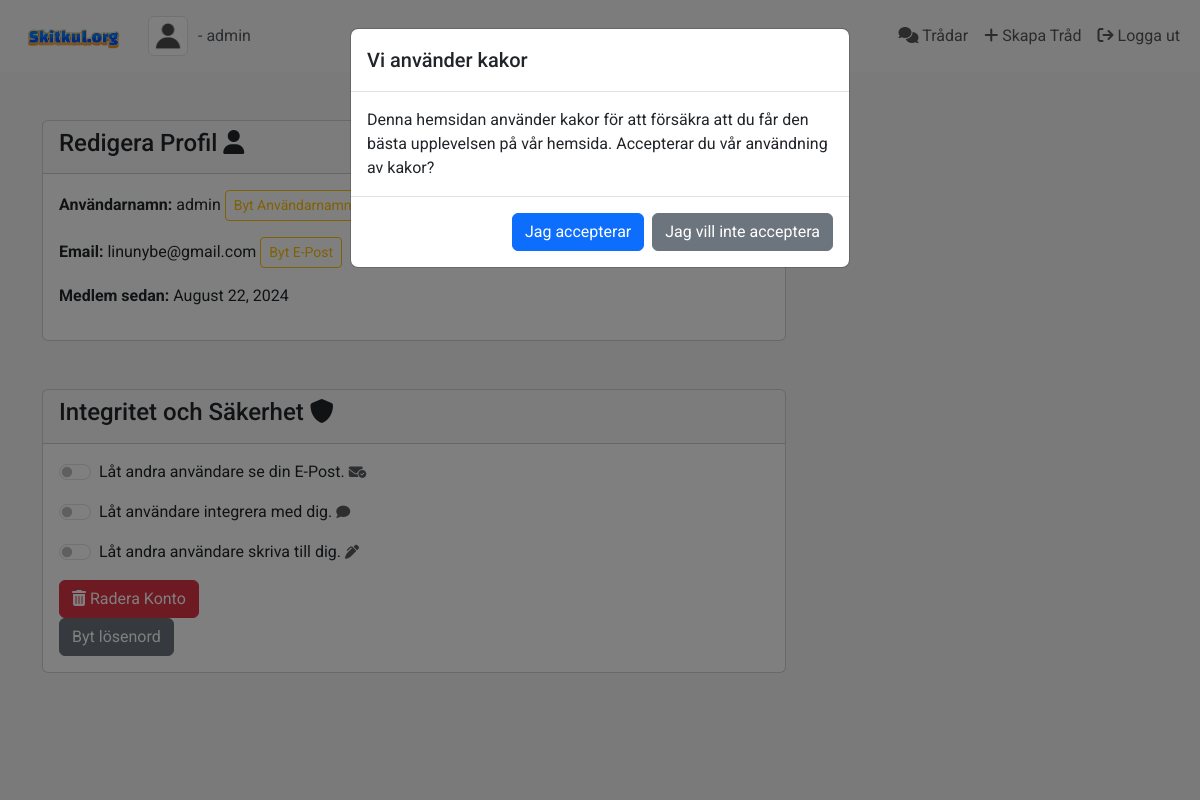
/settings (signed in), run on the app's committed database.
### app.py (models this page shows, shortened)
class User(db.Model, UserMixin):
    id = db.Column(db.Integer, primary_key=True)
    username = db.Column(db.String(150), nullable=False, unique=True)
    email = db.Column(db.String(150), nullable=False, unique=True)
    password = db.Column(db.String(150), nullable=False)
    profile_picture = db.Column(db.String(150), nullable=True)
    join_date = db.Column(db.DateTime, nullable=False, default=datetime.utcnow)
    is_active = db.Column(db.Boolean, default=False)
    threads = db.relationship('Thread', backref='author', lazy=True)
    is_admin = db.Column(db.Boolean, default=False)
    notifications = db.relationship('Notification', back_populates='user', lazy='dynamic')

### app.py (the view, shortened to what this page needs)
@app.route('/settings', methods=['GET', 'POST'])
@login_required
def edit_profile():
    update_profile_form = UpdateProfileForm()
    change_email_form = ChangeEmailForm()
    change_username_form = ChangeUsernameForm()
    delete_form = EmptyForm()
    return render_template('edit_profile.html',
                            update_profile_form=update_profile_form,
                            change_email_form=change_email_form,
                            change_username_form=change_username_form,
                            delete_form=delete_form)

### app.py
class UpdateProfileForm(FlaskForm):
    submit = SubmitField('Spara Ändringar')
    new_email = StringField('Ny E-Postadress', validators=[DataRequired(), Email()])
    submit = SubmitField('Spara Ändringar')
    profile_picture = FileField('Byt profilbild', validators=[FileAllowed(['jpg', 'png'])])
    submit = SubmitField('Uppdatera')

class ChangeEmailForm(FlaskForm):
    new_email = StringField('Ny E-Postadress', validators=[DataRequired(), Email()])
    submit = SubmitField('Spara Ändringar')

### app.py (called while the page is built)
@login_manager.user_loader
def load_user(user_id):
    return User.query.get(int(user_id))

### templates/edit_profile.html (shortened to what this page needs)
{% extends "layout.html" %}
{% block content %}
<div class="col-md-8 mt-5">
    <div class="card mb-4">
        <div class="card-header">
            <h4>Redigera Profil <i class="fas fa-user"></i></h4>
        </div>
        <div class="card-body">
            <p><strong>Användarnamn:</strong>
                {{ current_user.username }}
                <button type="button" class="btn btn-outline-warning btn-sm" data-bs-toggle="modal" data-bs-target="#changeUsernameModal">
                    Byt Användarnamn
                </button>
            </p>
            <p><strong>Email:</strong>
                {{ current_user.email }}
                <button type="button" class="btn btn-outline-warning btn-sm" data-bs-toggle="modal" data-bs-target="#changeEmailModal">Byt E-Post</button>
            </p>
            <p><strong>Medlem sedan: </strong>
                {{ current_user.join_date.strftime('%B %d, %Y') }}
            </p>
        </div>
    </div>
    <div class="col-md-12 mt-5">
        <div class="card mb-4">
            <div class="card-header">
                <h4>Integritet och Säkerhet <i class="fas fa-shield"></i></h4>
            </div>
            <div class="card-body">
                <div class="form-check form-switch mb-2">
                    <input class="form-check-input" type="checkbox" id="flexSwitchCheckDefault">
                    <label class="form-check-label" for="flexSwitchCheckDefault">Låt andra användare se din E-Post. <small class="text-muted"><i class="fa-solid fa-envelope-circle-check"></i></small></label>
                </div>
                <div class="form-check form-switch mb-3 mt-3">
                    <input class="form-check-input" type="checkbox" id="flexSwitchCheckDefault">
                    <label class="form-check-label" for="flexSwitchCheckDefault">Låt användare integrera med dig. <small class="text-muted"><i class="fa-solid fa-comment"></i></small></label>
                </div>
                <div class="form-check form-switch fill='red' mb-3 mt-3">
                    <input class="form-check-input" type="checkbox" id="flexSwitchCheckDefault">
                    <label class="form-check-label" for="flexSwitchCheckDefault">Låt andra användare skriva till dig. <small class="text-muted"><i class="fa-solid fa-pen-clip"></i></small></label>
                </div>
                <form action="{{ url_for('delete_user', username=current_user.username) }}" method="POST" onsubmit="return confirm('Är du säker att du vill ta bort {{ current_user.username }}?');">
                    <button type="submit" class="btn btn-danger"><i class="fas fa-trash-alt"></i> Radera Konto</button>
                </form>
                <a href="#" class="btn btn-secondary">Byt lösenord</a>
            </div>
        </div>
    </div>
</div>
{% endblock %}

### templates/layout.html (shortened to what this page needs)
<!DOCTYPE html>
<html lang="en">
<head>
    <link href="https://cdn.jsdelivr.net/npm/bootstrap@5.3.3/dist/css/bootstrap.min.css" rel="stylesheet">
    <link rel="stylesheet" href="https://cdnjs.cloudflare.com/ajax/libs/font-awesome/6.6.0/css/all.min.css" />
    <link rel="stylesheet" href="{{ url_for('static', filename='css/styles.css') }}">
</head>
<body>
<nav class="navbar navbar-expand-lg navbar-light bg-light">
    <div class="container-fluid">
        <a class="navbar-brand" href="/">
            <img src="/static/media/logga.png" alt="Skitkul.org" width="120">
        </a>
        <div class="d-flex align-items-center">
            {% if current_user.is_authenticated %}
                {% set profile_pic = current_user.profile_picture or 'default.png' %}
                <img src="{{ url_for('static', filename='profile_pics/' + profile_pic) }}" alt="Profile Picture" class="img-thumbnail" style="width: 40px; height: 40px; margin-right: 10px;">
                <a class="mb-0 text-muted" style="text-decoration: none;" href="{{ url_for('user_profile', username=current_user.username) }}">
                    - {{ current_user.username }}
                </a>
            {% endif %}
        </div>
        <div class="collapse navbar-collapse justify-content-end" id="navbarNav">
            <ul class="navbar-nav">
                <li class="nav-item">
                    <a class="nav-link" href="/forum"><i class="fas fa-comments"></i> Trådar</a>
                </li>
                {% if current_user.is_authenticated %}
                    <li class="nav-item">
                        <a class="nav-link" href="/threads/new"><i class="fas fa-plus"></i> Skapa Tråd</a>
                    </li>
                    <li class="nav-item">
                        <a class="nav-link" href="/logout"><i class="fa-solid fa-arrow-right-from-bracket"></i> Logga ut</a>
                    </li>
                {% endif %}
            </ul>
        </div>
    </div>
</nav>
<div class="modal fade" id="cookieConsentModal" tabindex="-1" aria-labelledby="cookieConsentModalLabel" aria-hidden="true">
    <div class="modal-dialog">
        <div class="modal-content">
            <div class="modal-header">
                <h5 class="modal-title" id="cookieConsentModalLabel">Vi använder kakor</h5>
            </div>
            <div class="modal-body">
                Denna hemsidan använder kakor för att försäkra att du får den bästa upplevelsen på vår hemsida. Accepterar du vår användning av kakor?
            </div>
            <div class="modal-footer">
                <button type="button" class="btn btn-primary" id="acceptCookies">Jag accepterar</button>
                <button type="button" class="btn btn-secondary" id="declineCookies">Jag vill inte acceptera</button>
            </div>
        </div>
    </div>
</div>
    <div class="container">
        {% block content %}{% endblock %}
    </div>
    </body>
</html>

### static/styles.css (style rules this page uses)
body { font-family: 'Roboto', sans-serif; background: whitesmoke; }
.navbar-brand img { max-height: 50px; }

### data on the page
User: username "admin", email "linunybe@gmail.com", join_date "August 22, 2024"
